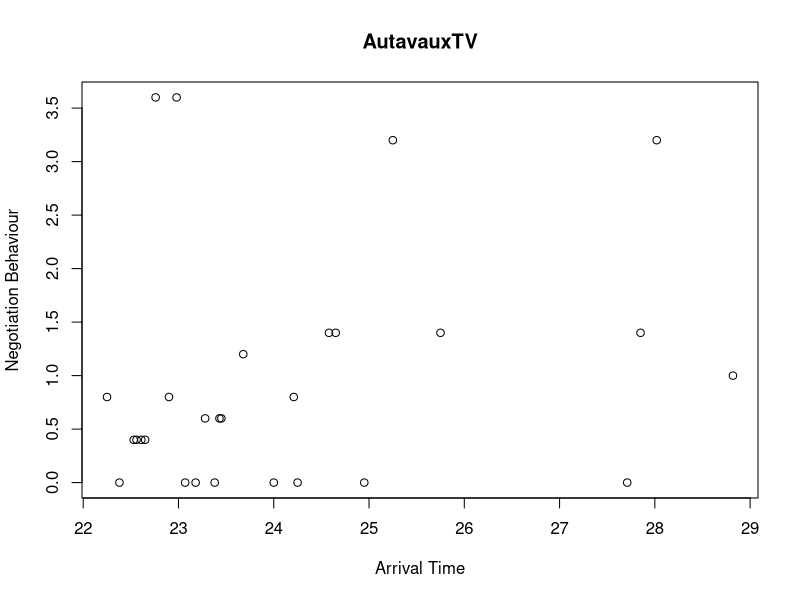
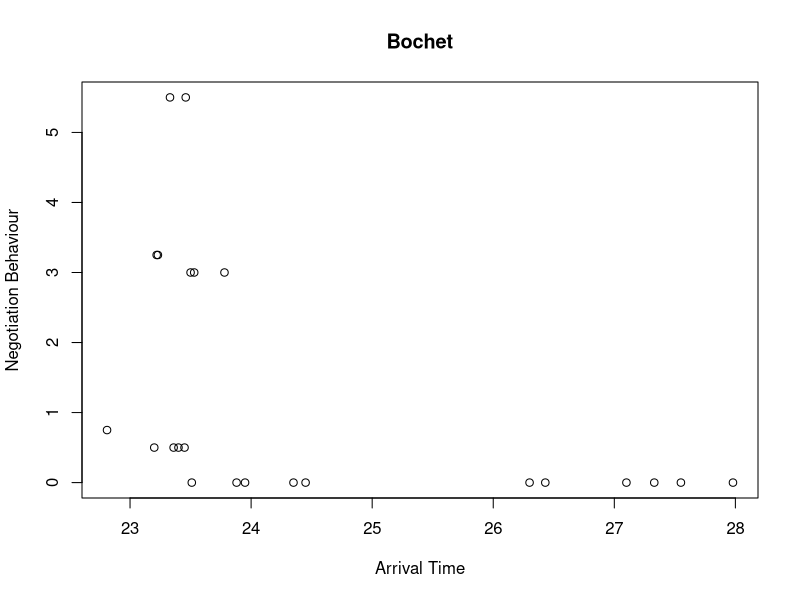
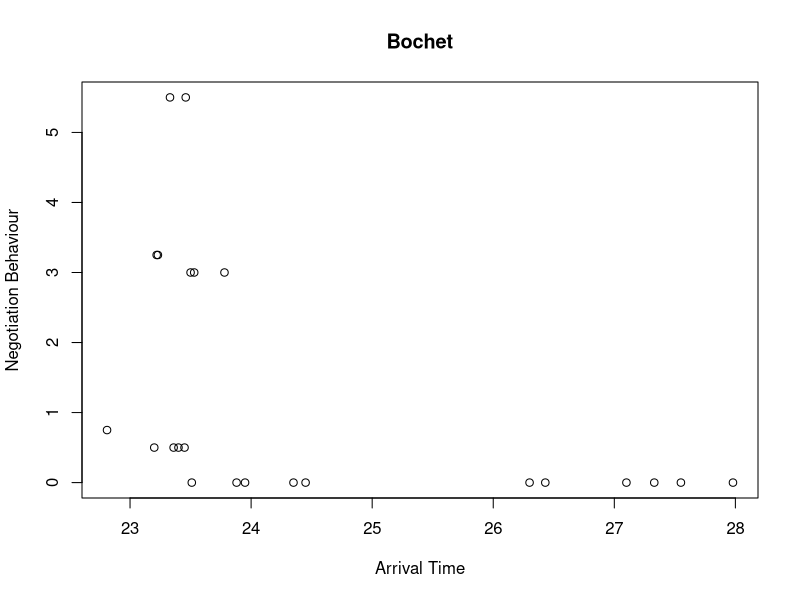
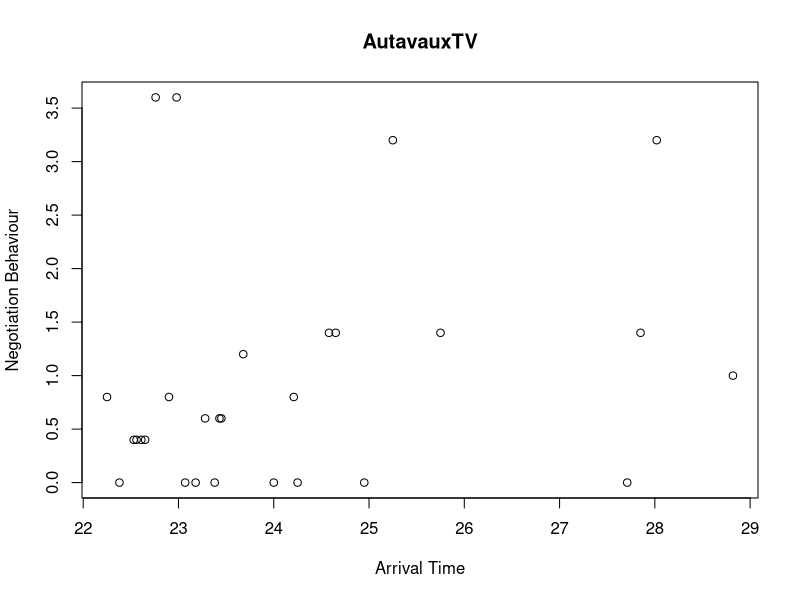
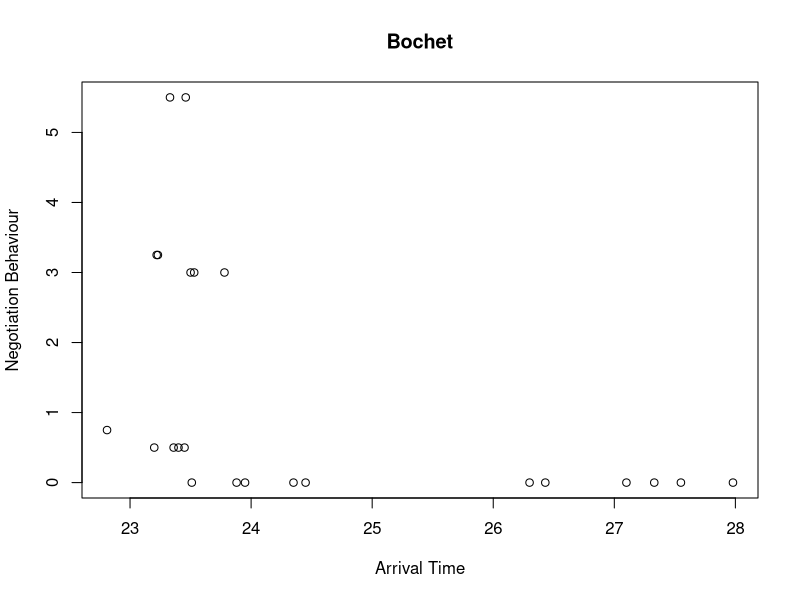
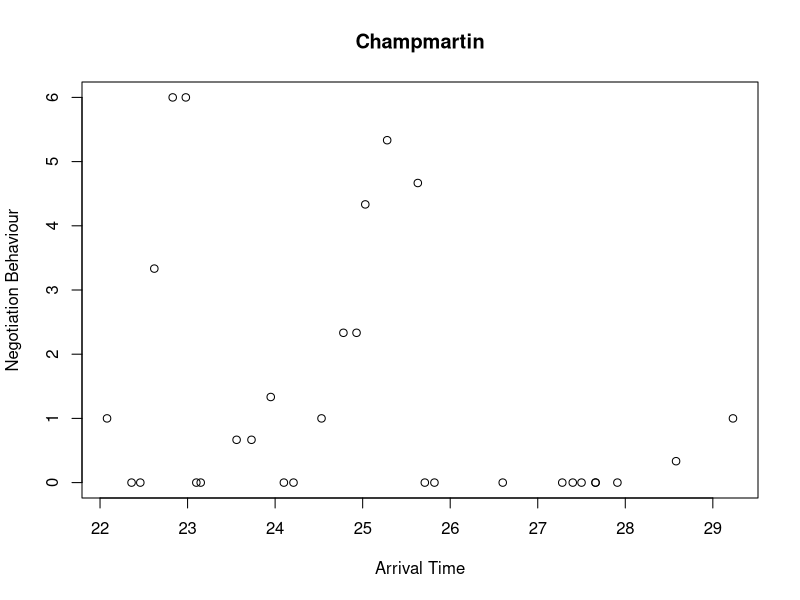
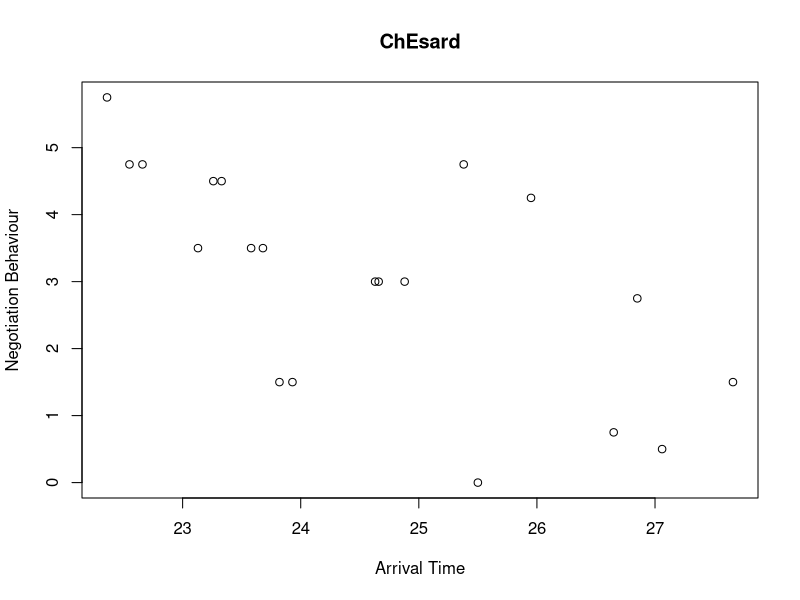
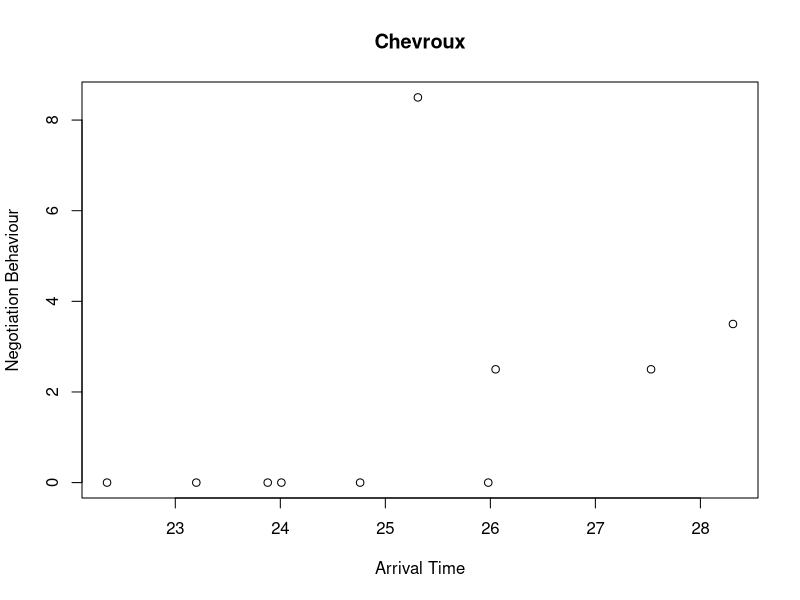

Here is the R script that generated these plots, in order:
#Chapter 6
#Topics:
# Loops
# Functions

#setwd("/home/diego/Learning/LearningR") #Laptop 
#setwd("/home/valdeslab/Learning/LearningR") #GreenMachine
#rm(list = ls()) #clear environment

Owls = read.table(file = "RBook/Owls.txt", header = TRUE)
names(Owls)
str(Owls)
summary(Owls)
unique(Owls$Nest)

Owls.ATV = Owls[Owls$Nest == "AutavauxTV", ] #Get nest data
Owls.ATV
str(Owls.ATV)
#Plot arrival time vs negotiation behavior
plot(x = Owls.ATV$ArrivalTime, y = Owls.ATV$NegPerChick,
     main = "AutavauxTV",
     xlab = "Arrival Time",
     ylab = "Negotiation Behaviour"
     )

#Bot nest data
Owls.Bot = Owls[Owls$Nest == "Bochet", ]
Owls.Bot
str(Owls.Bot)
plot(x = Owls.Bot$ArrivalTime, y = Owls.Bot$NegPerChick,
     main = "Bochet",
     xlab = "Arrival Time",
     ylab = "Negotiation Behaviour"
)

#Modify Bot code for better functunality
setwd("/home/valdeslab/Learning/LearningR/Plots/Chapter_6") #GreenMachine for storing plots
Nest.i = "Bochet" #Nest name
Owls.i = Owls[Owls$Nest == Nest.i, ] #All nest data
FileName = paste(Nest.i, ".jpg", sep = "") #Create file name
jpeg(file = FileName) #Open file for storage, all output saved here
plot(x = Owls.i$ArrivalTime, y = Owls.i$NegPerChick,
     main = Nest.i,
     xlab = "Arrival Time",
     ylab = "Negotiation Behaviour"
)
dev.off() #Close file

setwd("/home/valdeslab/Learning/LearningR/Plots/Chapter_6/ChapterWork") #GreenMachine for storing plots
#Put it all in a loop
AllNests = unique(Owls$Nest)
for (i in 1:27){
  Nest.i = AllNests[i]
  Owls.i = Owls[Owls$Nest == Nest.i, ] #All nest data
  FileName = paste(Nest.i, ".jpg", sep = "") #Create file name
  jpeg(file = FileName) #Open file for storage, all output saved here
  plot(x = Owls.i$ArrivalTime, y = Owls.i$NegPerChick,
       main = Nest.i,
       xlab = "Arrival Time",
       ylab = "Negotiation Behaviour"
  )
  dev.off() #Close file
}

#Functions
#pg 109














